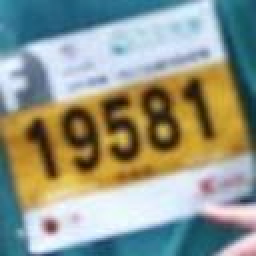
#> input picture img.png, 128 x 128 px (shown 2 times larger)
$ python bit8.py
#> lines starting #> are read from the running program, lines starting #| are printed output that depends on the picture
import cv2
import numpy as np

img = np.zeros((1024, 2048), np.int8)  # 创建一个8bit的数据
img = cv2.imwrite("1.png", img)  # 存储后其图像依然为8bit的图像

img = cv2.imread("img.png", 0)  # 以单通道的格式打开
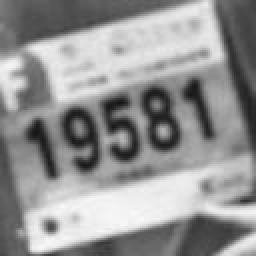
#> img: shape (128, 128) (shown 2 times larger); min 22, max 251, mean 147.5
img = cv2.imwrite("2.png", img)  # 存储后依然是单通道
# [10 lines of commented-out code are left out]
